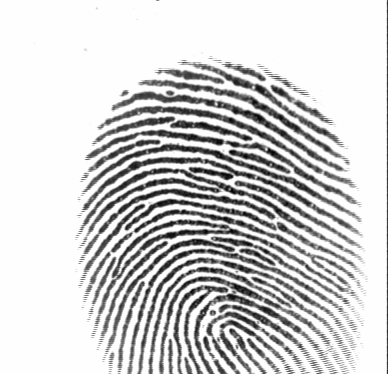
#> input picture Vision artificial/Fingerprint Recognition/dataset/101_6.tif, 388 x 374 px, found by its file name; its folder holds only this picture in this run
$ python preprocesamiento_huellas..py
#> lines starting #> are read from the running program, lines starting #| are printed output that depends on the picture; after the words box and inside, x2 and y2 are one past the last pixel; in counts of white or black regions, pixels touching at a corner belong together
import cv2
import csv
import numpy as np
import os
from sklearn.model_selection import train_test_split

os.system("cls")

def extract_minutiae(image_path, save_images=False):
    # Cargar la imagen en escala de grises
#> called with image_path = 'dataset/101_6.tif', save_images = True
    image = cv2.imread(image_path, 0)
#> image is the input picture: shape (374, 388); min 1, max 254, mean 208.4

    # Aplicar ecualización del histograma
    image_equalized = cv2.equalizeHist(image)
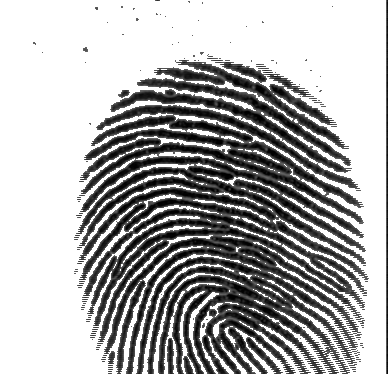
#> image_equalized: shape (374, 388); min 0, max 255, mean 173.6

    # Aplicar un filtro de suavizado para reducir el ruido
    image_blurred = cv2.GaussianBlur(image_equalized, (5, 5), 0)
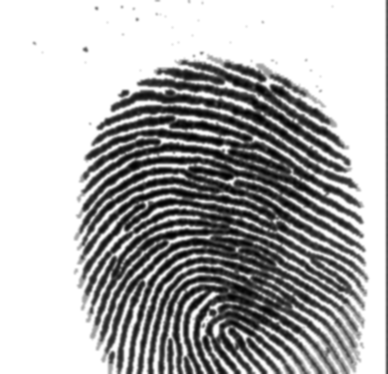
#> image_blurred: shape (374, 388); min 1, max 255, mean 173.7

    # Aplicar umbralización adaptativa para binarizar la imagen
    _, image_thresholded = cv2.threshold(image_blurred, 0, 255, cv2.THRESH_BINARY + cv2.THRESH_OTSU)
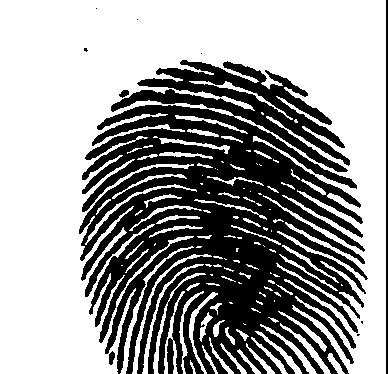
#> image_thresholded: shape (374, 388); 61% white; 10 black regions (6 under 20 px), largest, box (x1, y1, x2, y2) and area: (79, 60, 368, 374) 55746, (386, 0, 388, 374) 748, (109, 351, 115, 365) 61, (119, 90, 129, 98) 52

    # Aplicar operaciones morfológicas para mejorar la imagen binaria
    kernel = np.ones((3, 3), np.uint8)
    image_eroded = cv2.erode(image_thresholded, kernel, iterations=2)
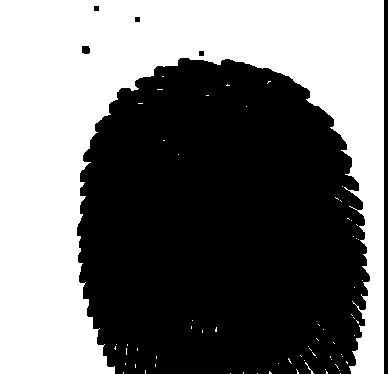
#> image_eroded: shape (374, 388); 44.9% white; 68 white regions (66 under 20 px), largest, box (x1, y1, x2, y2) and area: (0, 0, 384, 374) 64965, (305, 362, 314, 374) 20
    image_dilated = cv2.dilate(image_eroded, kernel, iterations=1)
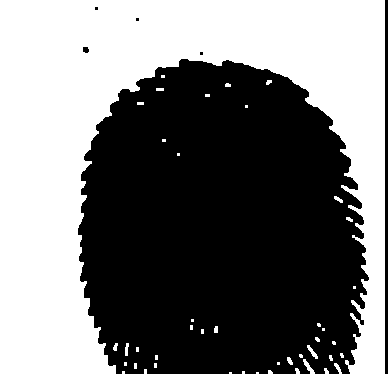
#> image_dilated: shape (374, 388); 46.7% white; 44 white regions (28 under 20 px)

    # Encontrar los contornos de las crestas de la huella
    contours, _ = cv2.findContours(image_dilated, cv2.RETR_EXTERNAL, cv2.CHAIN_APPROX_SIMPLE)
#> contours = 44 contours, 37 with area under 20; largest, box (x1, y1, x2, y2) and area: (0, 0, 385, 374) 65772, (303, 359, 315, 374) 50, (307, 345, 318, 359) 40, (334, 363, 342, 374) 27, (125, 343, 129, 356) 24, (334, 196, 343, 203) 23, (287, 357, 293, 365) 22

    # Dibujar los contornos en la imagen original
    image_with_contours = cv2.drawContours(image.copy(), contours, -1, (0, 255, 0), 2)
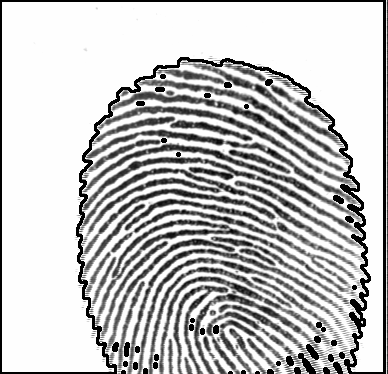
#> image_with_contours: shape (374, 388); min 0, max 254, mean 193.8

    # Extraer las características de las crestas (minutias)
    minutiae = []
    for contour in contours:
        hull = cv2.convexHull(contour, clockwise=False, returnPoints=True)
        for i in range(1, len(hull) - 1, 5):
            start = tuple(hull[i-1][0])
            end = tuple(hull[i+1][0])
            minutiae.append((start, end))
#> this loop made 44 passes
#> (contour, hull) on passes 1, 2, 3, 4, 6, 10, 11: ([[256, 372], [256, 373], [258, 373], [258, 372]], [[258, 372], [258, 373], [256, 373], [256, 372]]), ([[229, 372], [229, 373], [231, 373], [231, 372]], [[231, 372], [231, 373], [229, 373], [229, 372]]), ([[242, 371], [242, 373], [244, 373], [244, 371]], [[244, 371], [244, 373], [242, 373], [242, 371]]), ([[122, 371], [122, 373], [124, 373], [124, 371]], [[124, 371], [124, 373], [122, 373], [122, 371]]), ([[144, 369], [144, 373], [146, 373], [146, 369]], [[146, 369], [146, 373], [144, 373], [144, 369]]), ([[154, 363], [154, 367], [156, 367], [156, 363]], [[156, 363], [156, 367], [154, 367], [154, 363]]), ([[134, 363], [134, 368], [136, 368], [136, 363]], [[136, 363], [136, 368], [134, 368], [134, 363]])
#> hull on pass 44: [[384, 0], [384, 373], [0, 373], [0, 0]]
#> after the loop, minutiae = 49 items

    if save_images:
        # Crear la carpeta "contornos" si no existe
        if not os.path.exists('contornos'):
            os.makedirs('contornos')

        # Guardar la imagen con los contornos en la carpeta "contornos"
        contours_image_path = os.path.join('contornos', os.path.basename(image_path).replace(".tif",".jpg"))
        cv2.imwrite(contours_image_path, image_with_contours)

        # Crear la carpeta "minutias" si no existe
        if not os.path.exists('minutias'):
            os.makedirs('minutias')

        # Dibujar las minutias sobre la imagen original
        image_with_minutiae = image.copy()
        for (start, end) in minutiae:
            cv2.circle(image_with_minutiae, start, 5, (0, 0, 255), 2)
            cv2.line(image_with_minutiae, start, end, (0, 0, 255), 2)
#> this loop made 49 passes
#> (start, end) on passes 1 to 12: ((258, 372), (256, 373)), ((231, 372), (229, 373)), ((244, 371), (242, 373)), ((124, 371), (122, 373)), ((270, 370), (272, 373)), ((146, 369), (144, 373)), ((326, 368), (328, 373)), ((297, 368), (299, 371)), ((336, 363), (340, 369)), ((339, 373), (334, 363)), ((156, 363), (154, 367)), ((136, 363), (134, 368))
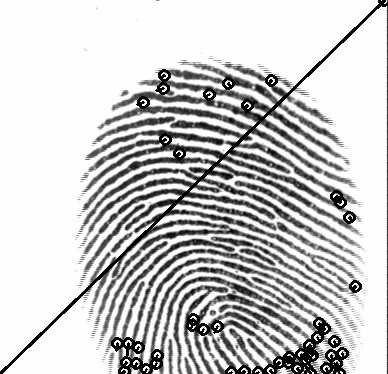
#> image_with_minutiae: shape (374, 388); 4.19% of pixels changed, all inside (x1, y1, x2, y2) = (0, 0, 388, 374)

        # Guardar la imagen con las minutias en la carpeta "minutias"
        minutiae_image_path = os.path.join('minutias', os.path.basename(image_path).replace(".tif",".jpg"))
        cv2.imwrite(minutiae_image_path, image_with_minutiae)

    return image_with_contours, contours, minutiae, contours_image_path, minutiae_image_path

# Ruta de la carpeta con las imágenes
dataset_folder = 'dataset'

# Listas para almacenar los datos
filenames = []
contours_image_paths = []
minutiae_image_paths = []
etiquetas = []

# Extraer las minutias y mostrar los contornos y minutias de cada imagen en la carpeta
for filename in os.listdir(dataset_folder):
    if filename.endswith('.tif'):
        image_path = os.path.join(dataset_folder, filename)
        image_contours, contours, minutiae, contours_image_path, minutiae_image_path = extract_minutiae(image_path, save_images=True)
#> minutiae = 49 items; contours_image_path = 'contornos/101_6.jpg'; minutiae_image_path = 'minutias/101_6.jpg'

        # Determinar la etiqueta de la imagen basándose en el nombre del archivo
        etiqueta = int(filename.split('_')[0]) - 101

        # Agregar los datos a las listas
        filenames.append(filename)
        contours_image_paths.append(contours_image_path)
        minutiae_image_paths.append(minutiae_image_path)
        etiquetas.append(etiqueta)

        # Mostrar el número de minutias extraídas y las coordenadas de las minutias
        print("Minutias extraídas de", filename)
        print("Número de minutias extraídas:", len(minutiae))
#| Número de minutias extraídas: 49
        for i, (start, end) in enumerate(minutiae):
            print("Minutia", i+1, ": Start:", start, "End:", end)

        print("-------------------------------------")

# Crear el archivo CSV con la información de las imágenes y etiquetas
csv_path = 'datos.csv'
with open(csv_path, mode='w', newline='') as file:
    writer = csv.writer(file)
    writer.writerow(['Image', 'Contour Image', 'Minutiae Image', 'Label'])
    for i in range(len(filenames)):
        writer.writerow([filenames[i], contours_image_paths[i], minutiae_image_paths[i], etiquetas[i]])

print("Archivo CSV creado con éxito:", csv_path)

$ run again, on Vision artificial/Fingerprint Recognition/dataset/102_4.tif
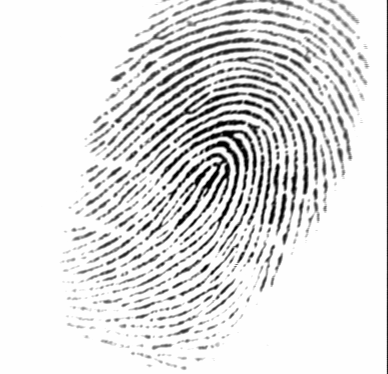
#> input picture Vision artificial/Fingerprint Recognition/dataset/102_4.tif, 388 x 374 px, found by its file name
#> in extract_minutiae, image is the input picture: shape (374, 388); min 1, max 254, mean 224.4
#> in extract_minutiae, `_, image_thresholded = cv2.threshold(image_blurred, 0, 255, cv2.THRESH..`:
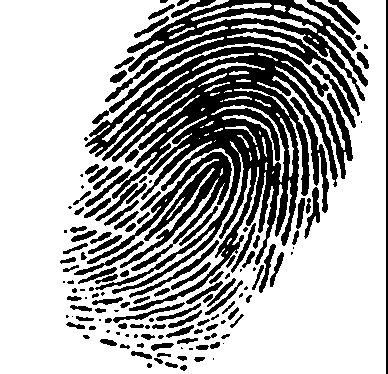
#> image_thresholded: shape (374, 388); 67.7% white; 148 black regions (37 under 20 px), largest, box (x1, y1, x2, y2) and area: (85, 46, 353, 311) 22127, (92, 0, 368, 124) 7942, (87, 152, 232, 271) 3762
#> image_eroded: shape (374, 388); 43.9% white; 148 white regions (137 under 20 px), largest, box (x1, y1, x2, y2) and area: (0, 0, 384, 374) 62795, (232, 266, 255, 285) 176, (77, 293, 90, 305) 60
#> image_dilated: shape (374, 388); 47.5% white; 114 white regions (74 under 20 px)
#> in extract_minutiae, `contours, _ = cv2.findContours(image_dilated, cv2.RETR_EXTERNAL, cv2.C..`: contours = 113 contours, 91 with area under 20; largest, box (x1, y1, x2, y2) and area: (0, 0, 385, 374) 65124, (231, 265, 256, 286) 233, (76, 292, 91, 306) 98, (144, 339, 161, 353) 82, (71, 251, 87, 268) 80
#> the loop in extract_minutiae, `for contour in contours:` made 113 passes
#> (contour, hull) on passes 7, 8, 9, 13: ([[204, 332], [204, 334], [209, 334], [209, 332]], [[209, 332], [209, 334], [204, 334], [204, 332]]), ([[136, 321], [136, 323], [138, 323], [138, 321]], [[138, 321], [138, 323], [136, 323], [136, 321]]), ([[131, 320], [131, 322], [133, 322], [133, 320]], [[133, 320], [133, 322], [131, 322], [131, 320]]), ([[165, 312], [165, 314], [167, 314], [167, 312]], [[167, 312], [167, 314], [165, 314], [165, 312]])
#> after the loop in extract_minutiae, `for contour in contours:`: minutiae = 119 items
#> the loop in extract_minutiae, `for (start, end) in minutiae:` made 119 passes
#> (start, end) on passes 1 to 8: ((155, 352), (153, 356)), ((197, 342), (194, 346)), ((157, 339), (160, 342)), ((144, 351), (145, 341)), ((176, 337), (175, 341)), ((202, 334), (219, 340)), ((192, 333), (188, 336)), ((209, 332), (204, 334))
#> after the loop in extract_minutiae, `for (start, end) in minutiae:`:
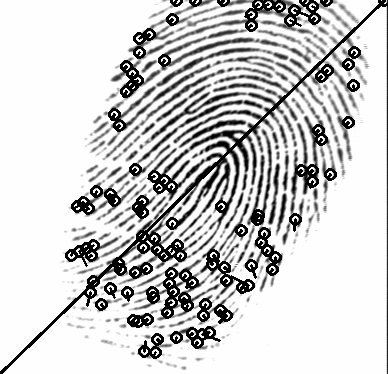
#> image_with_minutiae: shape (374, 388); 8.77% of pixels changed, all inside (x1, y1, x2, y2) = (0, 0, 388, 374)
#> `image_contours, contours, minutiae, contours_image_path, minutiae_imag..`: contours_image_path = 'contornos/102_4.jpg'; minutiae_image_path = 'minutias/102_4.jpg'
#| Número de minutias extraídas: 119
#> the loop `for i, (start, end) in enumerate(minutiae):` made 119 passes
#> (printed output is left out)
